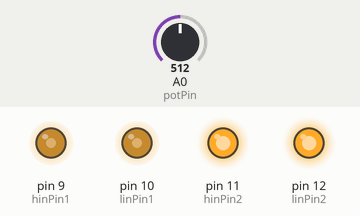
A sketch run on a simulated Arduino Uno, built with avr-gcc and run on an emulated ATmega328P. On the bench: output pins drawn as LEDs (lit = HIGH). Inputs (shaded band) come from the test bench; at power-on: A0 (potPin) = 512.

Above: at 1.2 s.
1.3 s: A0 (potPin) set to 716
At 1.6 s:
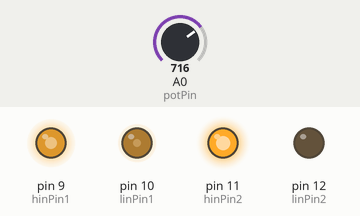
2.8 s: A0 (potPin) set to 900
At 3.9 s:
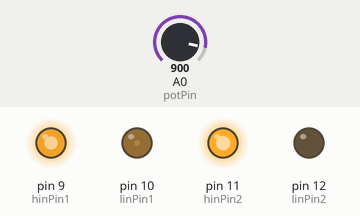
4.3 s: A0 (potPin) set to 1023
At 5.0 s:
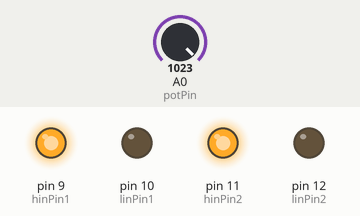
5.8 s: A0 (potPin) set to 306
At 6.2 s:
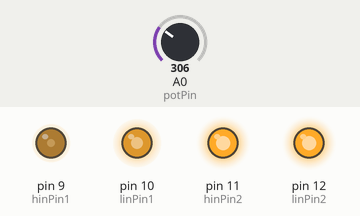
7.3 s: A0 (potPin) set to 122
At 8.5 s:
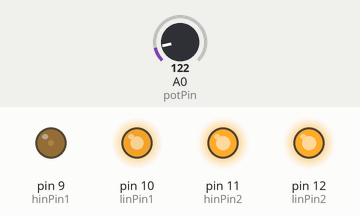
8.8 s: A0 (potPin) set to 511
At 9.6 s:
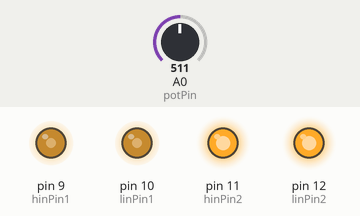
Timing chart, 0 to 11.3 s (numbered marks = the images above; inputs shaded):
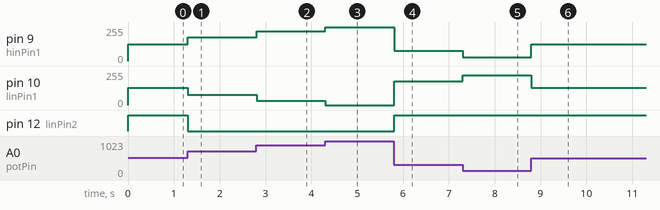

The sketch:

IR2104_CSD19535KCS4.ino
```cpp
// PWM pins for HIN1, LIN1, HIN2, LIN2 (IR2104 inputs)
int hinPin1 = 9;   // Left high-side MOSFET
int linPin1 = 10;  // Left low-side MOSFET
int hinPin2 = 11;  // Right high-side MOSFET
int linPin2 = 12;  // Right low-side MOSFET

// Potentiometer pin for speed control
int potPin = A0;

void setup() {
  // Set PWM pins as output
  pinMode(hinPin1, OUTPUT);
  pinMode(linPin1, OUTPUT);
  pinMode(hinPin2, OUTPUT);
  pinMode(linPin2, OUTPUT);

  // Set up Timer1 for 15kHz PWM on pins 9 and 10
  setupPWM_15kHz();

  // Set up Timer2 for 15kHz PWM on pins 11 and 12
  setupPWM_15kHz_Timer2();
}

void loop() {
  // Read the potentiometer value (0 to 1023)
  int potValue = analogRead(potPin);

  // Map the potentiometer value to PWM duty cycle (0 to 255)
  int pwmValue = map(potValue, 0, 1023, 0, 255);

  // Write the PWM signals to HIN and LIN pairs for both half-bridges
  analogWrite(hinPin1, pwmValue);       // Left high-side MOSFET
  analogWrite(linPin1, 255 - pwmValue); // Left low-side MOSFET (inverse)

  analogWrite(hinPin2, pwmValue);       // Right high-side MOSFET
  analogWrite(linPin2, 255 - pwmValue); // Right low-side MOSFET (inverse)

  delay(10);  // Small delay for stability
}

// Timer1 setup for pins 9 and 10 (HIN1 and LIN1)
void setupPWM_15kHz() {
  // Configuring Timer 1 for 15kHz PWM on pins 9 and 10 (using 8-bit Fast PWM mode)
  TCCR1A = _BV(WGM10) | _BV(COM1A1) | _BV(COM1B1); // Set Fast PWM mode (8-bit) and enable PWM on OC1A (pin 9) and OC1B (pin 10)
  TCCR1B = _BV(WGM12) | _BV(CS10);  // No prescaling (CS10), 15.625 kHz frequency with 16MHz clock
  OCR1A = 0;  // Initial duty cycle for HIN1 (pin 9)
  OCR1B = 0;  // Initial duty cycle for LIN1 (pin 10)
}

// Timer2 setup for pins 11 and 12 (HIN2 and LIN2)
void setupPWM_15kHz_Timer2() {
  // Configuring Timer 2 for 15kHz PWM on pins 11 and 12 (using 8-bit Fast PWM mode)
  TCCR2A = _BV(WGM20) | _BV(COM2A1) | _BV(COM2B1); // Set Fast PWM mode (8-bit) and enable PWM on OC2A (pin 11) and OC2B (pin 12)
  TCCR2B = _BV(WGM22) | _BV(CS20);  // No prescaling, ~15kHz PWM
  OCR2A = 0;  // Initial duty cycle for HIN2 (pin 11)
  OCR2B = 0;  // Initial duty cycle for LIN2 (pin 12)
}
```

Measured:
- after the input at 1.3 s, pin 9 (hinPin1): 127/255 → 178/255 at once; pin 10 (linPin1): 128/255 → 77/255 at once; pin 12 (linPin2): HIGH → LOW at once
- after the input at 2.8 s, pin 9 (hinPin1): 178/255 → 224/255 at once; pin 10 (linPin1): 77/255 → 31/255 at once
- after the input at 4.3 s, pin 9 (hinPin1): 224/255 → 255/255 at once; pin 10 (linPin1): 31/255 → 0/255 at once
- after the input at 5.8 s, pin 9 (hinPin1): 255/255 → 76/255 at once; pin 10 (linPin1): 0/255 → 179/255 at once; pin 12 (linPin2): LOW → HIGH at once
- after the input at 7.3 s, pin 9 (hinPin1): 76/255 → 30/255 at once; pin 10 (linPin1): 179/255 → 225/255 at once
- after the input at 8.8 s, pin 9 (hinPin1): 30/255 → 127/255 at once; pin 10 (linPin1): 225/255 → 128/255 at once
